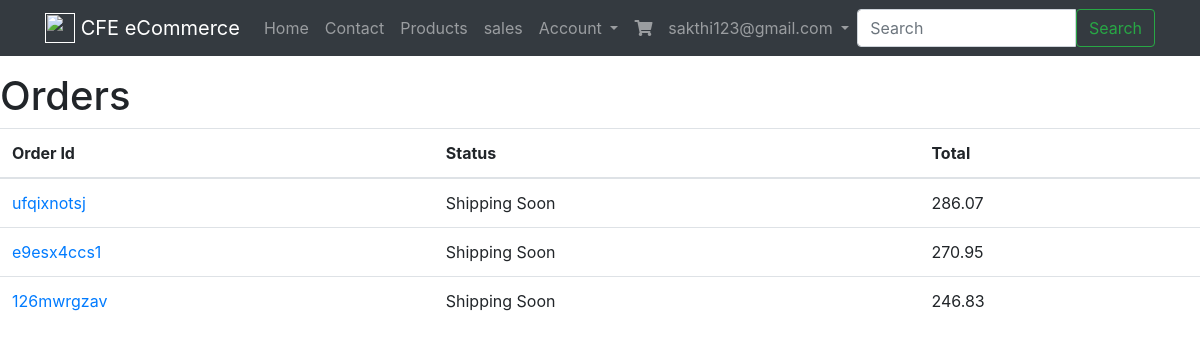
Before: /order/ (signed in) with the older database file.
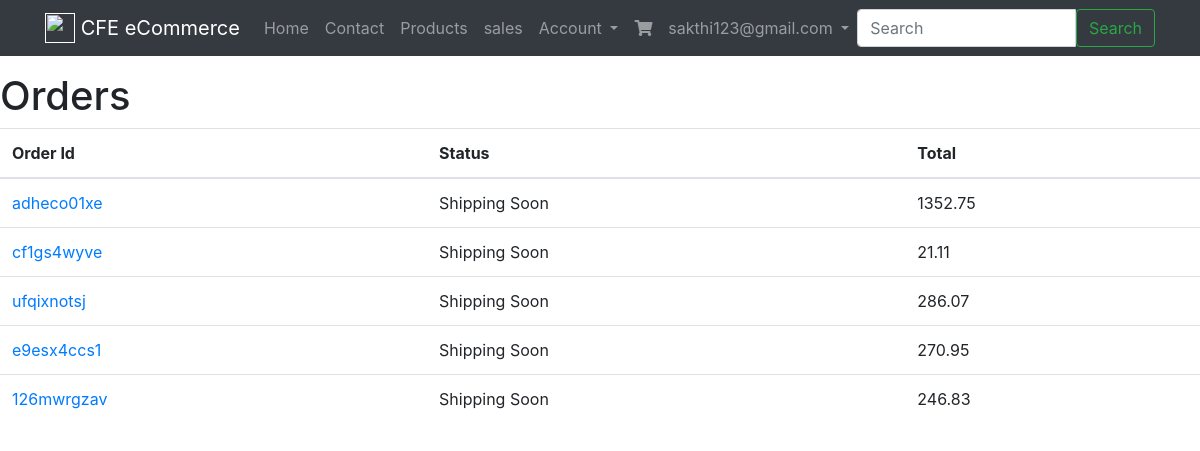
After: the same page with the newer database file.
### accounts/models.py (models this page shows, shortened)
class User(AbstractBaseUser):
	email = models.EmailField(max_length=290,unique=True)
	full_name=models.CharField(max_length=255,blank=True,null=True)
	is_active=models.BooleanField(default=True)
	active=models.BooleanField(default=True)
	staff=models.BooleanField(default=False)
	admin=models.BooleanField(default=False)
	timestamp=models.DateTimeField(auto_now_add=True)
	USERNAME_FIELD = 'email' #username
	REQUIRED_FIELDS = []
	objects = UserManager()

### orders/models.py (models this page shows, shortened)
class Order(models.Model):
	billing_profile=models.ForeignKey(BillingProfile,on_delete=models.CASCADE,null=True,blank=True)
	order_id = models.CharField(max_length=120,blank=True)
	shipping_address= models.ForeignKey(Address, related_name="shipping_address",on_delete=models.CASCADE,null=True, blank=True)
	billing_address= models.ForeignKey(Address, related_name="billing_address",on_delete=models.CASCADE,null=True, blank=True)
	cart = models.ForeignKey(Cart,on_delete=models.CASCADE)
	status = models.CharField(max_length=120,blank=True,default='created',choices=OrderChoices)
	shipping_total = models.DecimalField(max_digits=100,decimal_places=2,default=5.99)
	total = models.DecimalField(max_digits=100,decimal_places=2,default=0.00)
	active = models.BooleanField(default=True)
	updated = models.DateTimeField(auto_now=True)
	timestamp = models.DateTimeField(auto_now_add=True)
	objects=OrderManager()
	class Meta:
		ordering = ['-timestamp','-updated']
	def get_absolute_url(self):
		return reverse("orders:detail",kwargs={'order_id':self.order_id})
	def get_status(self):
		if self.status == "refunded":
			return "Refunded order"
		elif self.status == "shipped":
			return "Shipped"
		return "Shipping Soon"

### orders/views.py (the view)
# urls.py: path('', OrderListView.as_view(), name='list'),
class OrderListView(LoginRequiredMixin,ListView):
	def get_queryset(self):
		return Order.objects.by_request(self.request).not_created()

### billing/models.py (called while the page is built)
    def new_or_get(self, request):
        user = request.user
        guest_email_id = request.session.get('guest_email_id')
        created = False
        obj = None
        if user.is_authenticated:
            obj, created = self.model.objects.get_or_create(
                            user=user, email=user.email)
        elif guest_email_id is not None:
            'guest user checkout; auto reloads payment stuff'
            guest_email_obj = GuestProfile.objects.get(id=guest_email_id)
            obj, created = self.model.objects.get_or_create(
                                            email=guest_email_obj.email)
        else:
            pass
        return obj, created

### orders/models.py (called while the page is built)
	def not_created(self):
		return self.exclude(status='created')

	def by_request(self,request):
		billing_profile,created = BillingProfile.objects.new_or_get(request)
		return self.filter(billing_profile=billing_profile)

	def get_queryset(self):
		return OrderManagerQuerySet(self.model,using=self._db)

	def by_request(self,request):
		return self.get_queryset().by_request(request)

### templates/orders/order_list.html
{% extends "base.html" %}
{% block content %}
<div class='row'>
    <div class='col-12'>
        <h1>Orders</h1>
    </div>
</div>
<div class='row'>
    <div class='col'>
        <table class='table'>
            <thead><th>Order Id</th><th>Status</th><th>Total</th></thead>
            <tbody>
                {% for object in object_list %}
                    <tr>
                        <td><a href='{{ object.get_absolute_url }}'>{{ object.order_id }}</a></td>
                        <td>{{ object.get_status }}</td>
                        <td>{{ object.total }}</td>
                    </tr>
                {% empty %}
                <tr><td colspan="3"><p class='lead'>No orders yet.</td></tr>
                {% endfor %}
            </tbody>
        </table>
    </div>
</div>
{% endblock %}

### templates/base.html (shortened to what this page needs)
<!doctype html>
{% load static %}
<html lang="en">
  <head>
    <link rel="stylesheet" href="https://stackpath.bootstrapcdn.com/bootstrap/4.4.1/css/bootstrap.min.css">
    <link rel="stylesheet" type="text/css" href="{% static 'css/main.css' %}">
    <link rel="stylesheet" href="https://use.fontawesome.com/releases/v5.6.1/css/all.css">
    <link rel="stylesheet" href="https://cdnjs.cloudflare.com/ajax/libs/jquery-confirm/3.3.0/jquery-confirm.min.css">
    <link rel="stylesheet" type="text/css" href="{% static 'css/stripe-custom-style.css' %}">
  </head>
  <body>
    {% include 'base/navbar.html' %}
    {% block content %}
    {% endblock content %}
  </body>
</html>

### templates/base/navbar.html (shortened to what this page needs)
{% url 'contact' as contact_url %}
{% url 'products:list' as product_list_url %}
{% url 'login' as login_url %}
{% url 'register' as register_url %}
{% url 'cart:home' as cart_url %}
{% url 'account:home' as account_url %}
{% url 'sales' as sales_url %}
<nav class="navbar navbar-expand-lg navbar-dark bg-dark mb-3">
   <div class='container'>
  <a class="navbar-brand" href="{{ home_url }}">
    <img src="http://getbootstrap.com/assets/brand/bootstrap-solid.svg" width="30" height="30" class="d-inline-block align-top" alt="">
    {% if brand_name %} {{brand_name }} {% else %}CFE eCommerce {% endif %}
  </a>
  <div class="collapse navbar-collapse" id="navbarSupportedContent">
    <ul class="navbar-nav mr-auto">
      <li class="nav-item {% if request.path == home_url %}active{% endif %}">
        <a class="nav-link" href="#">Home <span class="sr-only">(current)</span></a>
      </li>
      <li class="nav-item {% if request.path == contact_url %}active{% endif %}">
        <a class="nav-link" href="{{ contact_url }}">Contact</a>
      </li>
      <li class="nav-item {% if request.path == product_list_url %}active{% endif %}">
        <a class="nav-link" href="{{ product_list_url }}">Products</a>
      </li>
      <li class="nav-item {% if request.path == product_list_url %}active{% endif %}">
        <a class="nav-link" href="{{ sales_url }}">sales</a>
      </li>
      {% if request.user.is_authenticated %}
       <li class="nav-item dropdown">
        <a class="nav-link dropdown-toggle" href="#" id="navbarDropdown" role="button" data-toggle="dropdown" aria-haspopup="true" aria-expanded="false">
          Account
        </a>
      </li>
      {% endif %}
        <li class="nav-item {% if request.path == cart_url %}active{% endif %}">
          <a class="nav-link" href="{{ cart_url }}"><i class="fa fa-shopping-cart" aria-hidden="true"></i></a>
      </li>
        <li class="nav-item dropdown">
            <a class="nav-link dropdown-toggle" href="http://example.com" id="navbarDropdownMenuLink" data-toggle="dropdown" aria-haspopup="true" aria-expanded="false">
              {{request.user.email}}
            </a>
          </li>
    </ul>
    {% include 'search/form.html' %}
  </div>
</div>
</nav>

### templates/search/form.html
<form method='GET' action='{% url "search:query" %}' class="form my-2 my-lg-0 form-search">
  <div class='input-group'>
    <input class="form-control" type="text" placeholder="Search" name='q' aria-label="Search" value='{{ request.GET.q }}'>
    <span class='input-group-btn'>
        <button class="btn btn-outline-success" type="submit">Search</button>
    </span>
    </div>
</form>

Changed rows visible on the page:
added Order: order_id "adheco01xe", get_status "Shipping Soon", total "1352.75"
added Order: order_id "cf1gs4wyve", get_status "Shipping Soon", total "21.11"
